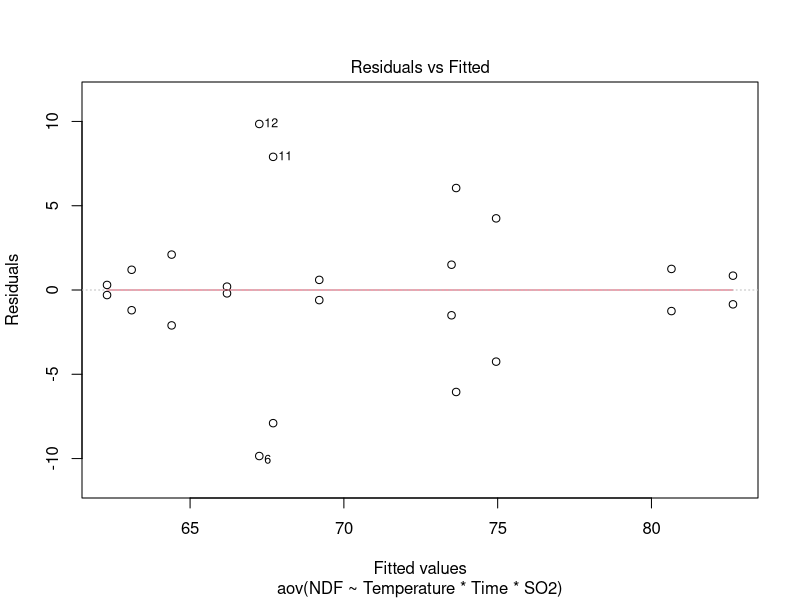
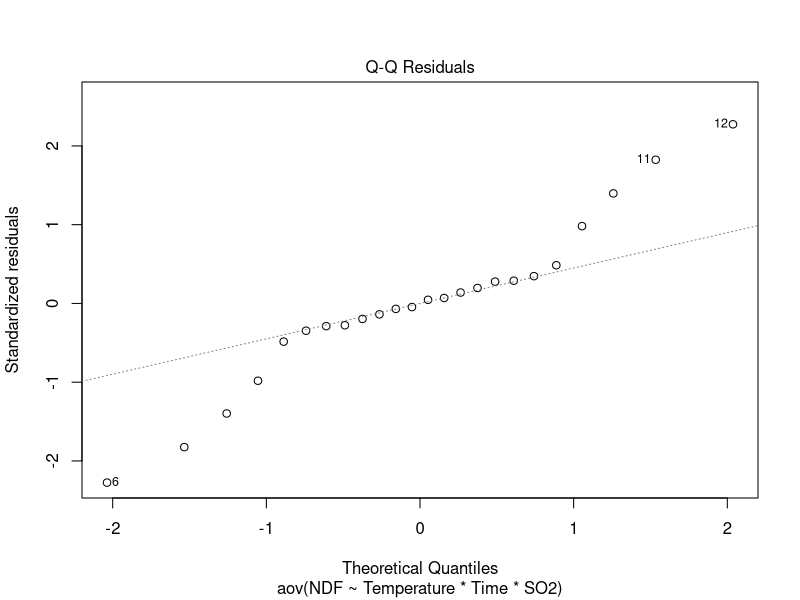
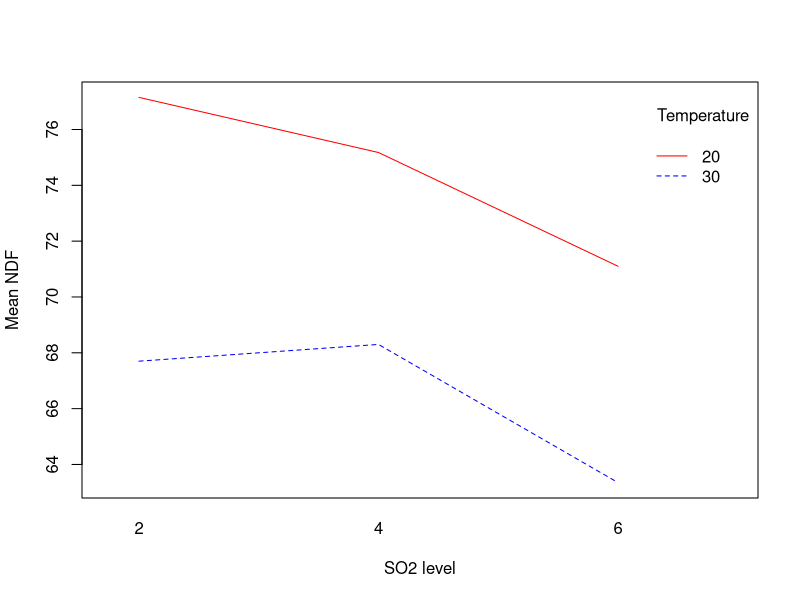
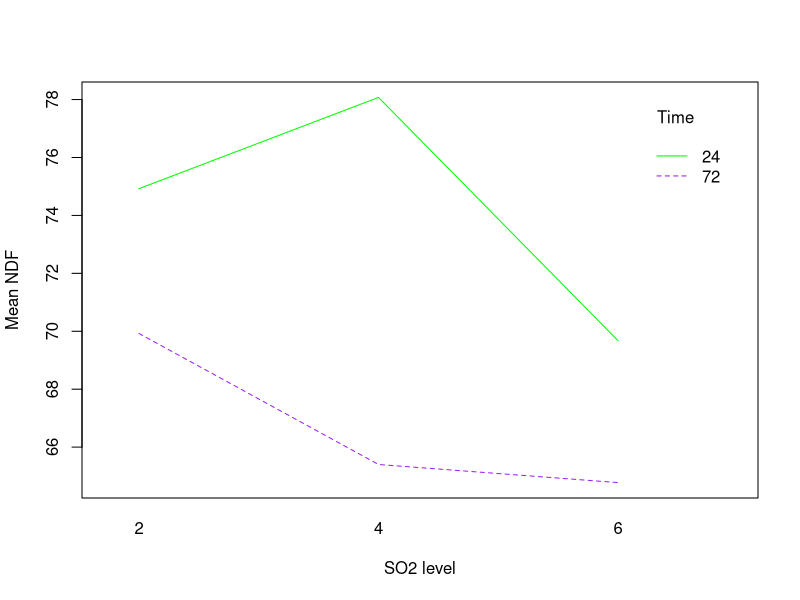

Write R code to recreate these figures, in order.
# -------------------------------
# 2x2x3 Factorial ANOVA: NDF in Corn Stalks
# -------------------------------

# Clear workspace
rm(list = ls())

# -------------------------------
# 1. Input the data
# -------------------------------

# Factor levels
Temperature <- c(20,20,20,20,20,20,30,30,30,30,30,30)
Time <- c(24,24,24,72,72,72,24,24,24,72,72,72)
SO2 <- c(2,4,6,2,4,6,2,4,6,2,4,6)

# NDF values: two replicates per combination
NDF <- c(
  79.4,83.5, 70.7,67.6, 59.8,57.4,   # 20°C
  81.9,81.8, 79.2,79.7, 75.6,77.1,   # 20°C
  69.8,75.0, 62.3,66.0, 61.9,62.0,   # 30°C
  68.6,72.0, 66.5,66.4, 64.3,62.6    # 30°C
)

# Repeat factors to match NDF length
Temperature <- rep(c(20,20,20,20,20,20,30,30,30,30,30,30), each=2)
Time <- rep(rep(c(24,72), each=3), 2)
SO2 <- rep(c(2,4,6), 4)

# Combine into a data frame
data <- data.frame(
  Temperature = factor(Temperature),
  Time = factor(Time),
  SO2 = factor(SO2),
  NDF = NDF
)

# -------------------------------
# 2. Fit the factorial ANOVA
# -------------------------------

# Model with main effects and all interactions
anova_model <- aov(NDF ~ Temperature*Time*SO2, data = data)

# -------------------------------
# 3. Display ANOVA table
# -------------------------------
summary(anova_model)

# -------------------------------
# 4. Tukey post-hoc test
# -------------------------------
# TukeyHSD works on aov objects; shows pairwise differences for each factor
tukey_results <- TukeyHSD(anova_model)
tukey_results

# -------------------------------
# 5. Diagnostic plots
# -------------------------------
# Residuals vs Fitted
plot(anova_model, which=1)

# Q-Q plot for residuals
plot(anova_model, which=2)

# -------------------------------
# 6. Optional: interaction plots
# -------------------------------
# Shows how factors interact visually
interaction.plot(data$SO2, data$Temperature, data$NDF,
                 col=c("red","blue"), lty=1:2,
                 xlab="SO2 level", ylab="Mean NDF",
                 trace.label="Temperature")

interaction.plot(data$SO2, data$Time, data$NDF,
                 col=c("green","purple"), lty=1:2,
                 xlab="SO2 level", ylab="Mean NDF",
                 trace.label="Time")
